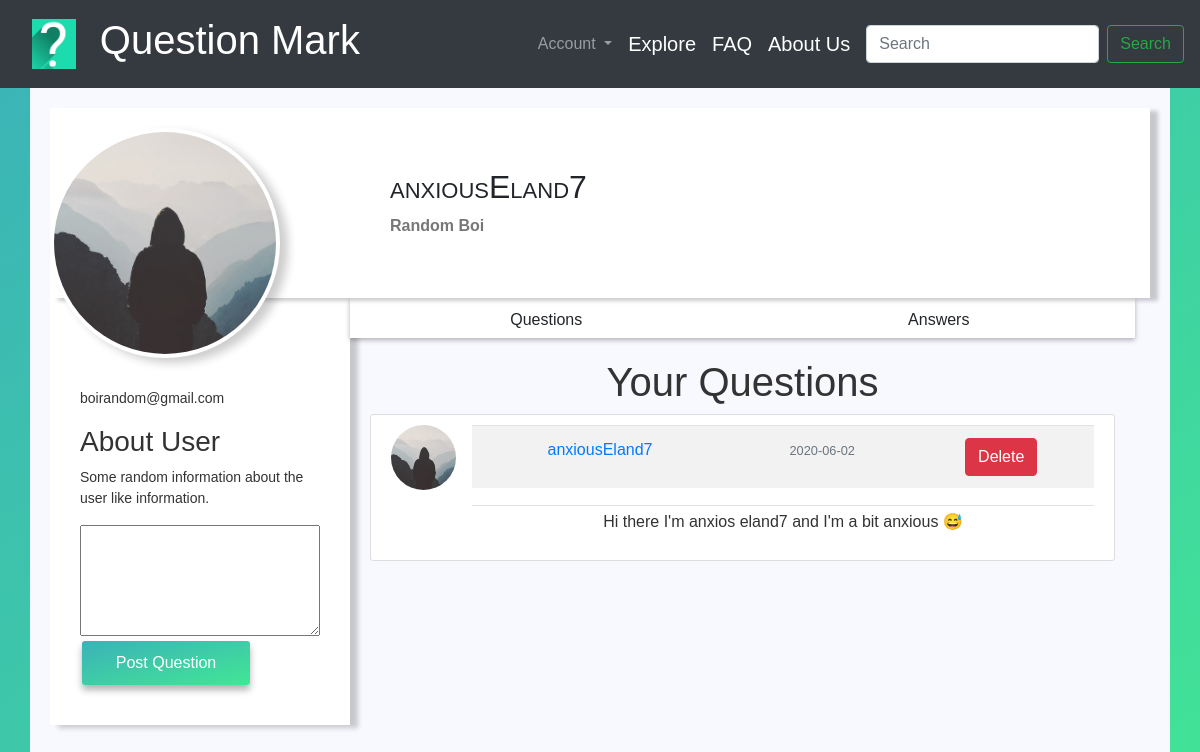
/profile (signed in), run on an earlier commit of the app's database.
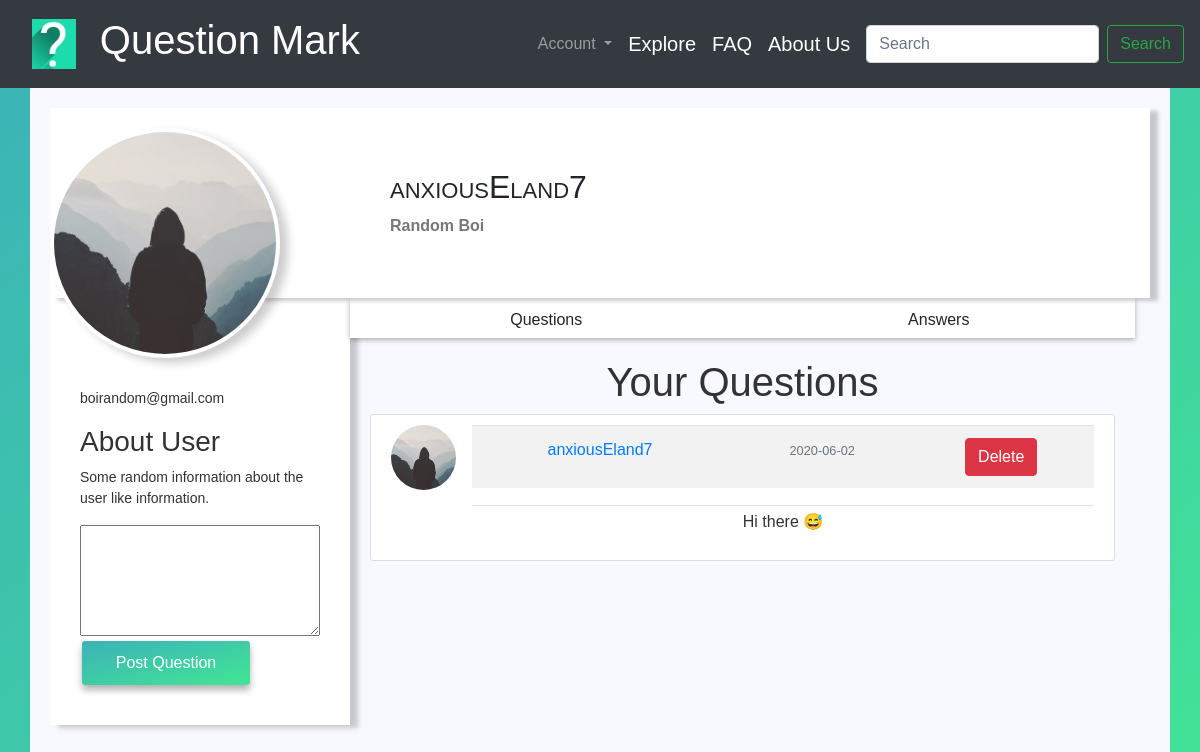
And on a later commit of the database.
### Question_Mark/models.py (models this page shows, shortened)
class Questions(db.Model):
    id = db.Column(db.Integer, primary_key=True)
    question = db.Column(db.Text, nullable=False)
    date_posted = db.Column(db.DateTime, nullable=False, default=datetime.utcnow)
    user_id = db.Column(db.Integer, db.ForeignKey('user.id'), nullable=False)

class User(db.Model, UserMixin):
    id = db.Column(db.Integer, primary_key=True)
    first_name = db.Column(db.String(30), unique=False, nullable=False)
    last_name = db.Column(db.String(30), unique=False, nullable=False)
    username = db.Column(db.String(30), unique=True, nullable=False)
    email = db.Column(db.String(120), unique=True, nullable=False)
    image_file = db.Column(db.String(20), nullable=False, default='default.jpg')
    password = db.Column(db.String(60), nullable=False)
    questions = db.relationship('Questions', backref='author', lazy=True)

### Question_Mark/routes.py (the view, shortened to what this page needs)
@app.route("/profile", methods=['GET','POST'])
@login_required
def profile():
    user = User.query.filter_by(username=current_user.username).first_or_404()
    quest = Questions.query.filter_by(author=user)\
            .order_by(Questions.date_posted.desc())
    return render_template('profile.html', title='Profile', user=user, quest=quest)

### Question_Mark/models.py (called while the page is built)
@login_manager.user_loader
def load_user(user_id):
    return User.query.get(int(user_id))

### Question_Mark/templates/profile.html (shortened to what this page needs)
{% extends "layout.html" %}
{% block head %}
<link rel="stylesheet" href={{ url_for('static', filename='style_profile.css') }}>
<link rel="stylesheet" href={{ url_for('static', filename='style_questions.css') }}>
{% endblock head %}
{% block content %}
    <div class="container white-container">
        <div class="profile-header">
            <div class="profile-img">
                <img src={{ url_for('static', filename='default.jpg') }} width: 200; alt="">
            </div>
            <div class="profile-nav-info">
                <h3 class="user-name">
                    {{ current_user.username }}
                </h3>
                <div class="address">
                    <p class="state">
                        {{ current_user.first_name }} {{ current_user.last_name }}
                    </p>
                </div>
            </div>
        </div>
        <div class="main-bd">
            <div class="left-side">
                <div class="profile-side">
                    <p class='user-mail'>{{ current_user.email }}</p>
                    <div class="userbio">
                        <h3>About User</h3>
                        <p> Some random information about the user like information.</p>
                    </div>
                    <div class="post-area">
                        <form method="POST" action="{{ url_for('profile') }}" class="input-group">
                            <textarea name="question" id="" cols="35" rows="5"></textarea>
                            <button class="post-button">Post Question</button>
                        </form>
                    </div>
                </div>
            </div>
            <div class="right-side">
                <div class="nav">
                    <div class="ul">
                        <p onclick="tabs(0)" class="user-question">Questions</p>
                        <p onclick="tabs(1)" class="user-answer">Answers</p>
                    </div>
                </div>
                <div class="profile-body">
                    <div class="profile-question tab">
                        <h1>Your Questions</h1>
                        {% for item in quest %}
                        <article class="media content-section">
                            <img class="rounded-circle article-img" src="{{ url_for('static', filename='default.jpg') }}">
                            <div class="media-body">
                                <div class="article-metadata">
                                    <table class="table table-striped">
                                    <tr>
                                    <td><a class="mr-2" href="#">{{ item.author.username }}</a></td>
                                    <td><small class="text-muted">{{ item.date_posted.strftime('%Y-%m-%d') }}</small></td>
                                    <td><form action="{{url_for('delete_ques', id=item.id)}}" method="POST">
                                        <input type="submit" value="Delete" class="btn btn-danger">
                                    </form></td></tr></table>
                                </div>
                                <p class="article-content">{{ item.question }}</p>
                            </div>
                        </article>
                        {% endfor %}
                    </div>
                </div>
            </div>
        </div>
    </div>
{% endblock content %}

What changed in the data, as far as the page shows it:
changed Questions "anxiousEland7": question "Hi there I'm anxios eland7 and I'm a bit anxious 😅" → "Hi there 😅"
